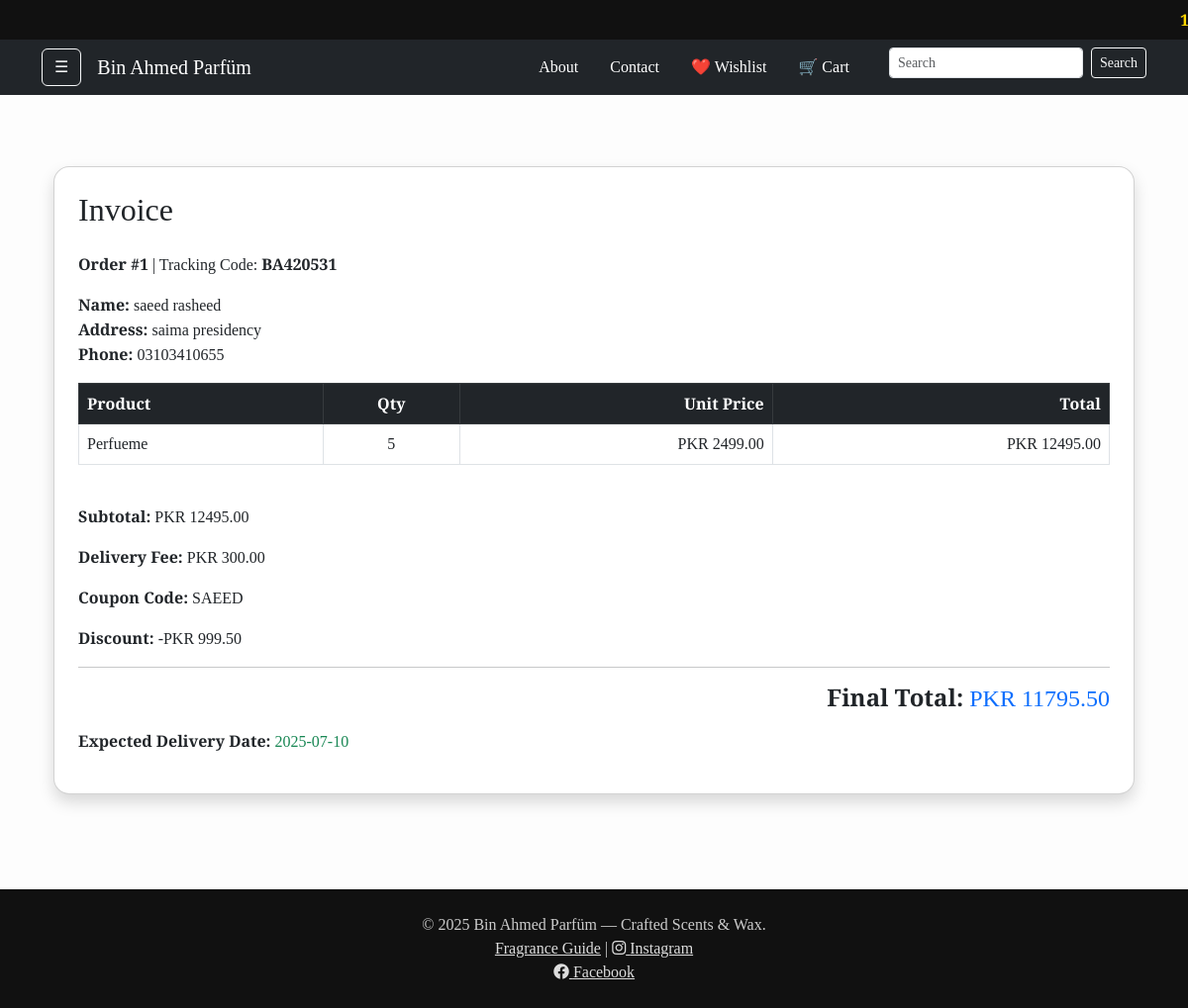
The app's page /invoice/1, older data.
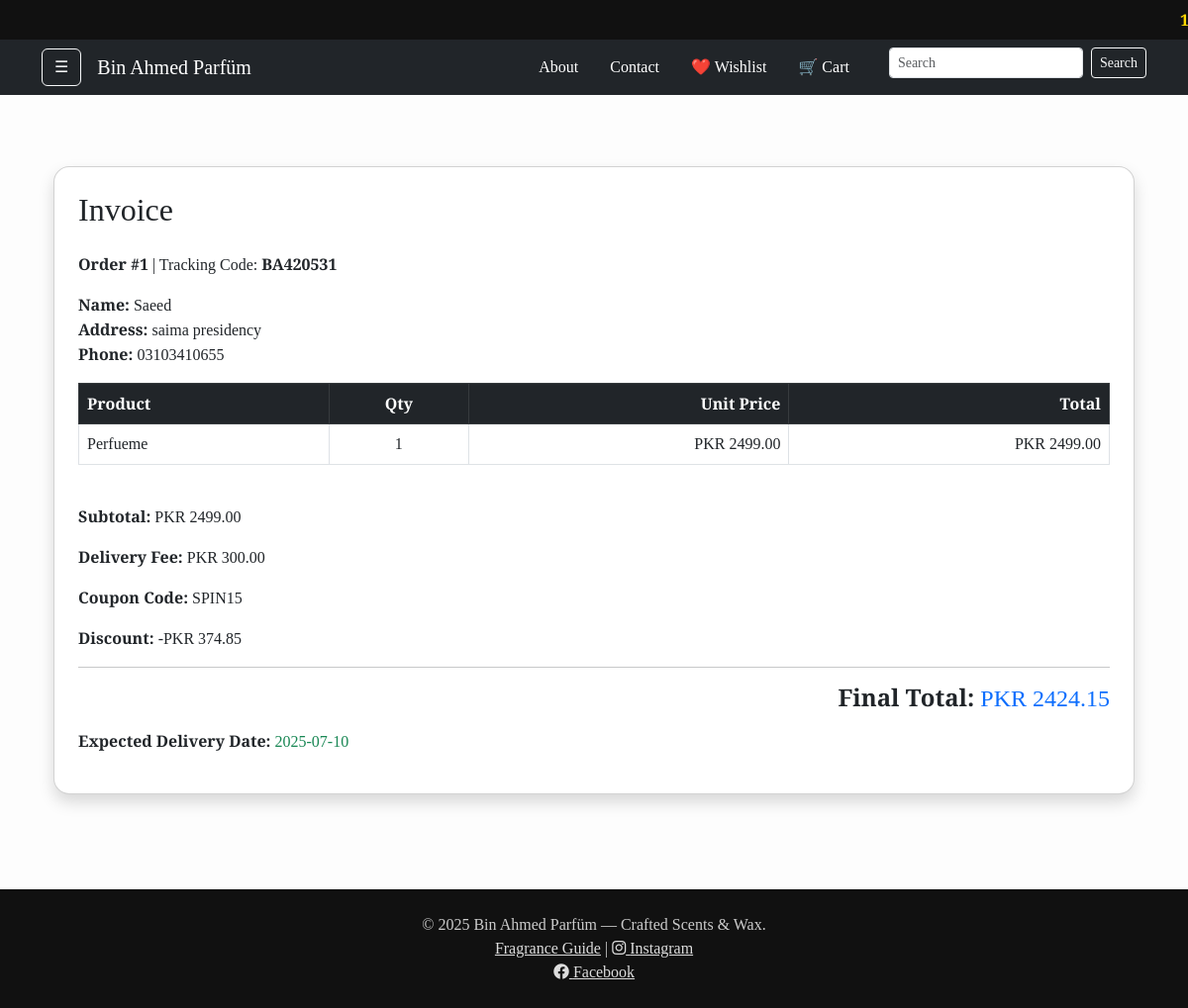
The same page, newer data.
### tables this page shows
CREATE TABLE orders (
                id INTEGER PRIMARY KEY AUTOINCREMENT,
                name TEXT NOT NULL,
                address TEXT NOT NULL,
                phone TEXT NOT NULL,
                status TEXT DEFAULT 'Pending',
                tracking_code TEXT NOT NULL,
                coupon_code TEXT,
                discount REAL DEFAULT 0,
                created_at TIMESTAMP DEFAULT CURRENT_TIMESTAMP
            );

CREATE TABLE order_items (
                id INTEGER PRIMARY KEY AUTOINCREMENT,
                order_id INTEGER NOT NULL,
                product_id INTEGER NOT NULL,
                quantity INTEGER NOT NULL,
                price REAL NOT NULL,
                FOREIGN KEY (order_id) REFERENCES orders(id) ON DELETE CASCADE,
                FOREIGN KEY (product_id) REFERENCES products(id) ON DELETE CASCADE
            );

CREATE TABLE products (
                id INTEGER PRIMARY KEY AUTOINCREMENT,
                name TEXT NOT NULL,
                description TEXT,
                price REAL NOT NULL,
                image TEXT,
                category_id INTEGER
            );

### app.py (the view)
@app.route('/invoice/<int:order_id>')
def invoice(order_id):
    conn = get_db_connection()
    order = conn.execute('SELECT * FROM orders WHERE id = ?', (order_id,)).fetchone()
    if not order:
        conn.close()
        return "Order not found.", 404
    items = conn.execute('''
        SELECT oi.quantity, p.name, p.price
        FROM order_items oi
        JOIN products p ON oi.product_id = p.id
        WHERE oi.order_id = ?
    ''', (order_id,)).fetchall()
    subtotal = sum(item['price'] * item['quantity'] for item in items)
    if order['coupon_code'] and order['coupon_code'].upper() == 'FREEDELIVERY':
        delivery_fee = 0
    else:
        row = conn.execute("SELECT value FROM settings WHERE key = 'delivery_fee'").fetchone()
        delivery_fee = float(row['value']) if row else 0
    discount = float(order['discount']) if order['discount'] else 0
    final_total = max(0, subtotal + delivery_fee - discount)
    from datetime import datetime, timedelta
    created_at = datetime.strptime(order['created_at'], '%Y-%m-%d %H:%M:%S')
    expected_date = created_at + timedelta(days=3)
    conn.close()
    return render_template(
        'invoice.html',
        order=order,
        items=items,
        subtotal=subtotal,
        delivery_fee=delivery_fee,
        discount=discount,
        final_total=final_total,
        expected_date=expected_date.strftime('%Y-%m-%d')
    )

### app.py (called while the page is built)
def get_db_connection():
    conn = sqlite3.connect('db.sqlite3')
    conn.row_factory = sqlite3.Row
    return conn

@app.context_processor
def inject_settings():
    conn = get_db_connection()
    banner_row = conn.execute(
        "SELECT value FROM settings WHERE key = 'top_banner'"
    ).fetchone()
    conn.close()
    return dict(top_banner=banner_row['value'] if banner_row else '')

### templates/invoice.html (shortened to what this page needs)
{% extends 'base.html' %}
{% block content %}
<div class="container py-5">
  <div class="card shadow rounded-4 p-4">
    <h2 class="mb-4">Invoice</h2>
    <p>
      <strong>Order #{{ order.id }}</strong> |
      Tracking Code: <strong>{{ order.tracking_code }}</strong>
    </p>
    <p>
      <strong>Name:</strong> {{ order.name }}<br>
      <strong>Address:</strong> {{ order.address }}<br>
      <strong>Phone:</strong> {{ order.phone }}
    </p>
    <table class="table table-bordered table-hover align-middle">
      <thead class="table-dark">
        <tr>
          <th>Product</th>
          <th class="text-center">Qty</th>
          <th class="text-end">Unit Price</th>
          <th class="text-end">Total</th>
        </tr>
      </thead>
      <tbody>
        {% for item in items %}
        <tr>
          <td>{{ item.name }}</td>
          <td class="text-center">{{ item.quantity }}</td>
          <td class="text-end">PKR {{ '%.2f'|format(item.price) }}</td>
          <td class="text-end">PKR {{ '%.2f'|format(item.price * item.quantity) }}</td>
        </tr>
        {% endfor %}
      </tbody>
    </table>
    <div class="mt-4">
      <p><strong>Subtotal:</strong> PKR {{ '%.2f'|format(subtotal) }}</p>
      <p><strong>Delivery Fee:</strong> PKR {{ '%.2f'|format(delivery_fee) }}</p>
      {% if order.coupon_code %}
        <p><strong>Coupon Code:</strong> {{ order.coupon_code }}</p>
        <p><strong>Discount:</strong> -PKR {{ '%.2f'|format(order.discount) }}</p>
      {% endif %}
      <hr>
      <h4 class="text-end">
        <strong>Final Total:</strong>
        <span class="text-primary">PKR {{ '%.2f'|format(final_total) }}</span>
      </h4>
      {% if expected_date %}
        <p class="mt-3">
          <strong>Expected Delivery Date:</strong>
          <span class="text-success">{{ expected_date }}</span>
        </p>
      {% endif %}
    </div>
  </div>
</div>
{% endblock %}

Row changes from the older to the newer data that the page shows:
changed orders "BA420531": name "saeed rasheed" → "Saeed"; coupon_code "SAEED" → "SPIN15"; discount "999.50" → "374.85"
changed order_items "Perfueme": quantity "5" → "1"
changed products: item.price*item.quantity "12495.00" → "2499.00"
Text that changed along with them:
{{ '%.2f'|format(subtotal) }}: "12495.00" → "2499.00"
{{ '%.2f'|format(final_total) }}: "11795.50" → "2424.15"
